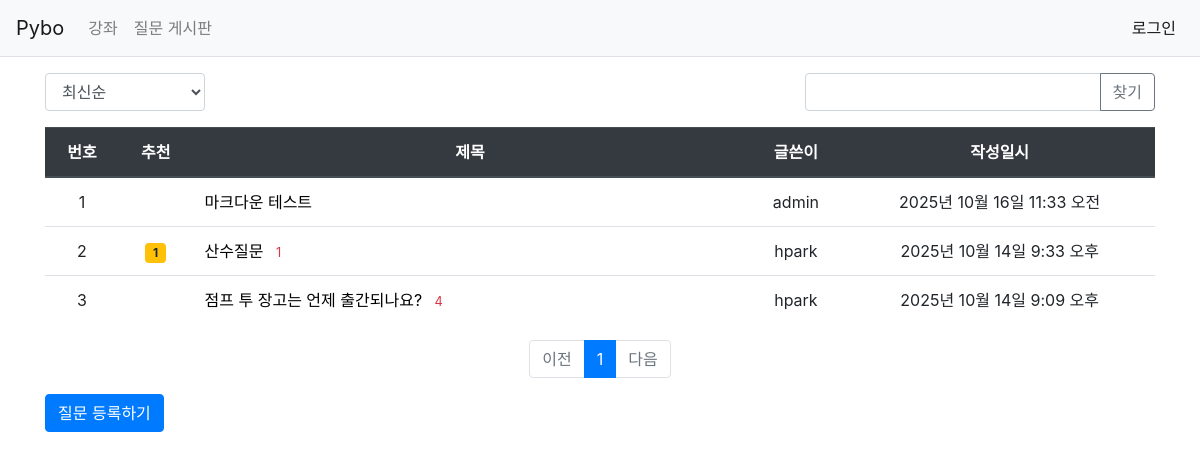
Screenshot of /pybo/ with the database file from the repository.
### pybo/models.py (models this page shows, shortened)
class Base(models.Model):
    author = models.ForeignKey(CustomUser, on_delete=models.CASCADE)
    subject = models.CharField(max_length=200)
    content = models.TextField() # null=True: 공백 허용
    create_date = models.DateTimeField()
    modify_date = models.DateTimeField(null=True, blank=True)
    voter = models.ManyToManyField(CustomUser, related_name="%(class)s_voter") # 해당 클래스의 voter
    class Meta:
        abstract = True

class Question(Base):
    pass

### common/models.py (models this page shows, shortened)
class CustomUser(AbstractUser):
    phone = models.CharField(max_length=20, blank=True)
    address = models.CharField(max_length=255, blank=True)

### pybo/views/base_views.py (the view, shortened to what this page needs)
# urls.py: path('', base_views.index, name='index'), # '/' 에 해당되는 path
def index(request):
    page = request.GET.get('page', '1')     # 페이지
    kw = request.GET.get('kw', '')          # 검색어
    so = request.GET.get('so', 'recent')    # 정렬 기준
    if so == 'recommend':
        question_list = Question.objects.annotate(
            num_voter=Count('voter')).order_by('-num_voter', '-create_date')
    elif so == 'popular':
        question_list = Question.objects.annotate(
            num_answer=Count('answer')).order_by('-num_answer', '-create_date')
    else: # recent
        question_list = Question.objects.order_by('-create_date')
    paginator = Paginator(question_list, 10) # 페이지당 10개씩 보여 주기
    page_obj = paginator.get_page(page)
    current_page = page_obj.number
    start_index = max(current_page -5, 1)
    end_index = min(current_page +5, paginator.num_pages)
    page_range = range(start_index, end_index + 1)
    context = {
        'question_list': page_obj,
        'page_range': page_range,
        'page': page,
        'kw': kw,
        'so': so
        }
    return render(request, 'pybo/question_list.html', context)

### templates/pybo/question_list.html (shortened to what this page needs)
{% extends 'base.html' %}
{% load pybo_filter %}
{% block content %}
<div class="container my-3"> {% comment %}마진 설정{% endcomment %}
    <div class="row justify-content-between my-3">
        <div class="col-2">
            <select class="form-control so">
                <option value="recent" {% if so == 'recent' %}selected{% endif %}>최신순</option>
            </select>
        </div>
        <div class="col-4 input-group">
            <input type="text" class="form-control kw" value="{{ kw|default_if_none:'' }}">
            <div class="input-group-append">
                <button class="btn btn-outline-secondary" type="submit" id="btn_search">찾기</button>
            </div>
        </div>
    </div>
    <table class="table">
        <thead>
            <tr class='text-center thead-dark'>
                <th>번호</th>
                <th>추천</th>
                <th style="width:50%">제목</th>
                <th>글쓴이</th>
                <th>작성일시</th>
            </tr>
        </thead>
        <tbody>
        {% if question_list %}
        {% for question in question_list %}
            <tr class="text-center">
                <td>{{ forloop.counter0|add:question_list.start_index }}</td> {% comment %}질문의 일련번호/자동으로 매겨지는 순섯값{% endcomment %}
                <td>
                    {% if question.voter.all.count > 0 %}
                    <span class="badge badge-warning px-2 py-1">{{ question.voter.all.count }}</span>
                    {% endif %}
                </td>
                <td class="text-left">
                    <a href={% url 'pybo:detail' question.id %}>{{ question.subject }}</a>
                    {% if question.answer_set.count > 0 %}
                    <span class="text-danger small ml-2">
                        {{ question.answer_set.count }}
                    </span>
                    {% endif %}
                </td>
                <td>{{ question.author.username }}</td>
                <td>{{ question.create_date }}</td> {% comment %}작성일자{% endcomment %}
            </tr>
        {% endfor %}
        {% else %}
            <tr>
                <td colspan="3">질문이 없습니다.</td> {% comment %}colspan: 열 합치기{% endcomment %}
            </tr>
        {% endif %}
        </tbody>
    </table>
    <ul class="pagination justify-content-center">
        {% if question_list.has_previous %}
        <li class="page-item">
            <a class="page-link" data-page="{{ question_list.previous_page_number }}" href="#">이전</a>
        </li>
        {% else %}
        <li class="page-item disabled">
            <a class="page-link" tabindex="-1" aria-disabled="true" href="#">이전</a>
        </li>
        {% endif %}
        {% for page_number in question_list.paginator.page_range %}
        {% if page_number >= question_list.number|add:-5 and page_number <= question_list.number|add:5 %}
            {% if page_number == question_list.number %}
            <li class="page-item active" aria-current="page">
                <a class="page-link" data-page="{{ page_number }}" href="#">{{ page_number }}</a>
            </li>
            {% else %}
            <li class="page-item">
                <a class="page-link" data-page="{{ page_number }}" href="#">{{ page_number }}</a>
            </li>
            {% endif %}
        {% endif %}
        {% endfor %}
        {% if question_list.has_next %}
        <li class="page-item">
            <a class="page-link" data-page="{{ question_list.next_page_number }}" href="#">다음</a>
        </li>
        {% else %}
        <li class="page-item disabled">
            <a class="page-link" tabindex="-1" aria-disabled="true" href="#">다음</a>
        </li>
        {% endif %}
    </ul>
    <a href="{% url 'pybo:question_create' %}" class="btn btn-primary">질문 등록하기</a>
</div>
{% endblock %}

### templates/base.html (style rules this page uses)
a { color: black; }

### rows the page displays
Question: subject "마크다운 테스트", author.username "admin", create_date "2025년 10월 16일 11:33 오전"
Question: voter.all.count "1", subject "산수질문", answer_set.count "1", author.username "hpark", create_date "2025년 10월 14일 9:33 오후"
Question: subject "점프 투 장고는 언제 출간되나요?", answer_set.count "4", author.username "hpark", create_date "2025년 10월 14일 9:09 오후"

### other values shown
{{ page_number }} "1"
